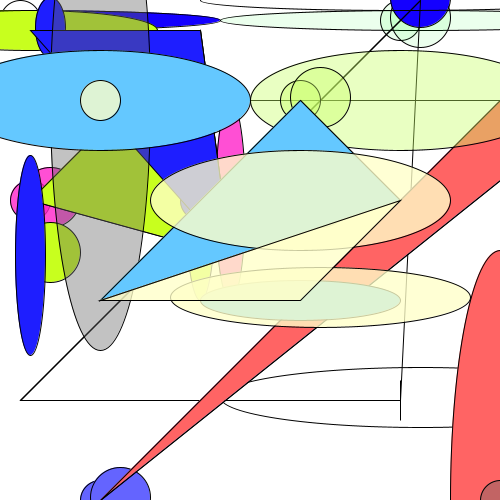
Frame 1 (no input)
Frame 60 (the mouse pressed at the canvas centre just before this capture): identical to frame 1, image omitted
Frame 120 (the mouse held since frame 60 and released just before this capture): identical to frame 1, image omitted

The Processing sketch that drew this single still picture (run headless with seeded random() and noise(); from frame 60 on, the mouse is pressed at the canvas centre):

// Processing sketch: sketch_sep30b_declaringFunctions
// ── sketch_sep30b_declaringFunctions.pde
// Jason Stephens
// Introduction To Computational Media (ICM)
// ITP - Fall 2010
// Week:4_Practice:  Declaring Functions

// declaring functions

void setup() {
  size(500,500);
  smooth();
}


void draw() {
  background(255);
  makeCircle(400,20,0);
  makeCircle(30,200,255);
  makeCircle(100,500,100);
  makeCircle(300,100,200);

}

void makeCircle(int x, int y, int c) {
  fill(c,x,y,y);
  ellipse(y+x,y,x,y);
  ellipse(x,y,40,40);
  ellipse(x+20,y-3,60,60);
  triangle(x,y,y,x,y+x,c);
  fill(y,c,x);
  ellipse(y,y,x,y);
  ellipse(x,x,c,40);
  ellipse(x+20,c-3,60,60);
  triangle(x,y,y,x,y+x,c);
  fill(x,x,c,c);
  ellipse(x,c,x,y);
  ellipse(y,y,40,40);
  ellipse(x+20,x-3,x,60);
  triangle(x,x,y,x,y+x,c);
}
